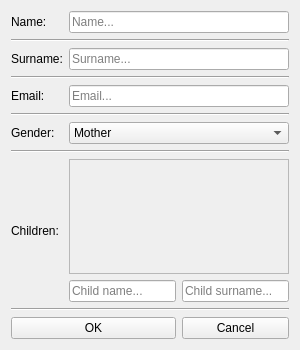
<?xml version="1.0" encoding="UTF-8"?>
<ui version="4.0">
 <class>ParentDialogClass</class>
 <widget class="QDialog" name="ParentDialogClass">
  <property name="geometry">
   <rect>
    <x>0</x>
    <y>0</y>
    <width>300</width>
    <height>350</height>
   </rect>
  </property>
  <property name="sizePolicy">
   <sizepolicy hsizetype="Minimum" vsizetype="Minimum">
    <horstretch>0</horstretch>
    <verstretch>0</verstretch>
   </sizepolicy>
  </property>
  <property name="minimumSize">
   <size>
    <width>300</width>
    <height>350</height>
   </size>
  </property>
  <property name="windowTitle">
   <string>ParentDialog</string>
  </property>
  <layout class="QGridLayout" name="gridLayout">
   <item row="2" column="0">
    <widget class="QLabel" name="surname_label">
     <property name="text">
      <string>Surname:</string>
     </property>
    </widget>
   </item>
   <item row="8" column="0">
    <widget class="QLabel" name="gender_label">
     <property name="text">
      <string>Gender:</string>
     </property>
    </widget>
   </item>
   <item row="4" column="0">
    <widget class="QLabel" name="email_label">
     <property name="text">
      <string>Email:</string>
     </property>
    </widget>
   </item>
   <item row="12" column="1">
    <widget class="QLineEdit" name="child_surname">
     <property name="placeholderText">
      <string>Child name...</string>
     </property>
     <property name="clearButtonEnabled">
      <bool>true</bool>
     </property>
    </widget>
   </item>
   <item row="0" column="0">
    <widget class="QLabel" name="name_label">
     <property name="text">
      <string>Name:</string>
     </property>
    </widget>
   </item>
   <item row="12" column="2">
    <widget class="QLineEdit" name="child_name">
     <property name="placeholderText">
      <string>Child surname...</string>
     </property>
     <property name="clearButtonEnabled">
      <bool>true</bool>
     </property>
    </widget>
   </item>
   <item row="11" column="1" colspan="2">
    <widget class="QScrollArea" name="children">
     <property name="sizePolicy">
      <sizepolicy hsizetype="Expanding" vsizetype="Expanding">
       <horstretch>0</horstretch>
       <verstretch>0</verstretch>
      </sizepolicy>
     </property>
     <property name="widgetResizable">
      <bool>true</bool>
     </property>
     <widget class="QWidget" name="children_contents">
      <property name="geometry">
       <rect>
        <x>0</x>
        <y>0</y>
        <width>224</width>
        <height>105</height>
       </rect>
      </property>
      <layout class="QVBoxLayout" name="verticalLayout">
       <property name="leftMargin">
        <number>0</number>
       </property>
       <property name="topMargin">
        <number>0</number>
       </property>
       <property name="rightMargin">
        <number>0</number>
       </property>
       <property name="bottomMargin">
        <number>0</number>
       </property>
      </layout>
     </widget>
    </widget>
   </item>
   <item row="13" column="0" colspan="3">
    <widget class="Line" name="line_5">
     <property name="orientation">
      <enum>Qt::Orientation::Horizontal</enum>
     </property>
    </widget>
   </item>
   <item row="8" column="1" colspan="2">
    <widget class="QComboBox" name="gender_comboBox">
     <item>
      <property name="text">
       <string>Mother</string>
      </property>
     </item>
     <item>
      <property name="text">
       <string>Father</string>
      </property>
     </item>
    </widget>
   </item>
   <item row="9" column="0" colspan="3">
    <widget class="Line" name="line_3">
     <property name="orientation">
      <enum>Qt::Orientation::Horizontal</enum>
     </property>
    </widget>
   </item>
   <item row="6" column="0" colspan="3">
    <widget class="Line" name="line_4">
     <property name="orientation">
      <enum>Qt::Orientation::Horizontal</enum>
     </property>
    </widget>
   </item>
   <item row="4" column="1" colspan="2">
    <widget class="QLineEdit" name="email_edit">
     <property name="text">
      <string/>
     </property>
     <property name="placeholderText">
      <string>Email...</string>
     </property>
     <property name="clearButtonEnabled">
      <bool>true</bool>
     </property>
    </widget>
   </item>
   <item row="2" column="1" colspan="2">
    <widget class="QLineEdit" name="surname_edit">
     <property name="placeholderText">
      <string>Surname...</string>
     </property>
     <property name="clearButtonEnabled">
      <bool>true</bool>
     </property>
    </widget>
   </item>
   <item row="0" column="1" colspan="2">
    <widget class="QLineEdit" name="name_edit">
     <property name="placeholderText">
      <string>Name...</string>
     </property>
     <property name="clearButtonEnabled">
      <bool>true</bool>
     </property>
    </widget>
   </item>
   <item row="1" column="0" colspan="3">
    <widget class="Line" name="line">
     <property name="orientation">
      <enum>Qt::Orientation::Horizontal</enum>
     </property>
    </widget>
   </item>
   <item row="3" column="0" colspan="3">
    <widget class="Line" name="line_2">
     <property name="orientation">
      <enum>Qt::Orientation::Horizontal</enum>
     </property>
    </widget>
   </item>
   <item row="11" column="0" rowspan="2">
    <widget class="QLabel" name="children_label">
     <property name="text">
      <string>Children:</string>
     </property>
    </widget>
   </item>
   <item row="14" column="2">
    <widget class="QPushButton" name="cancelButton">
     <property name="text">
      <string>Cancel</string>
     </property>
     <property name="autoDefault">
      <bool>false</bool>
     </property>
    </widget>
   </item>
   <item row="14" column="0" colspan="2">
    <widget class="QPushButton" name="okButton">
     <property name="text">
      <string>OK</string>
     </property>
     <property name="autoDefault">
      <bool>false</bool>
     </property>
    </widget>
   </item>
  </layout>
 </widget>
 <layoutdefault spacing="6" margin="11"/>
 <resources/>
 <connections>
  <connection>
   <sender>okButton</sender>
   <signal>clicked()</signal>
   <receiver>ParentDialogClass</receiver>
   <slot>accept()</slot>
   <hints>
    <hint type="sourcelabel">
     <x>48</x>
     <y>278</y>
    </hint>
    <hint type="destinationlabel">
     <x>149</x>
     <y>149</y>
    </hint>
   </hints>
  </connection>
  <connection>
   <sender>cancelButton</sender>
   <signal>clicked()</signal>
   <receiver>ParentDialogClass</receiver>
   <slot>reject()</slot>
   <hints>
    <hint type="sourcelabel">
     <x>192</x>
     <y>278</y>
    </hint>
    <hint type="destinationlabel">
     <x>149</x>
     <y>149</y>
    </hint>
   </hints>
  </connection>
 </connections>
</ui>
